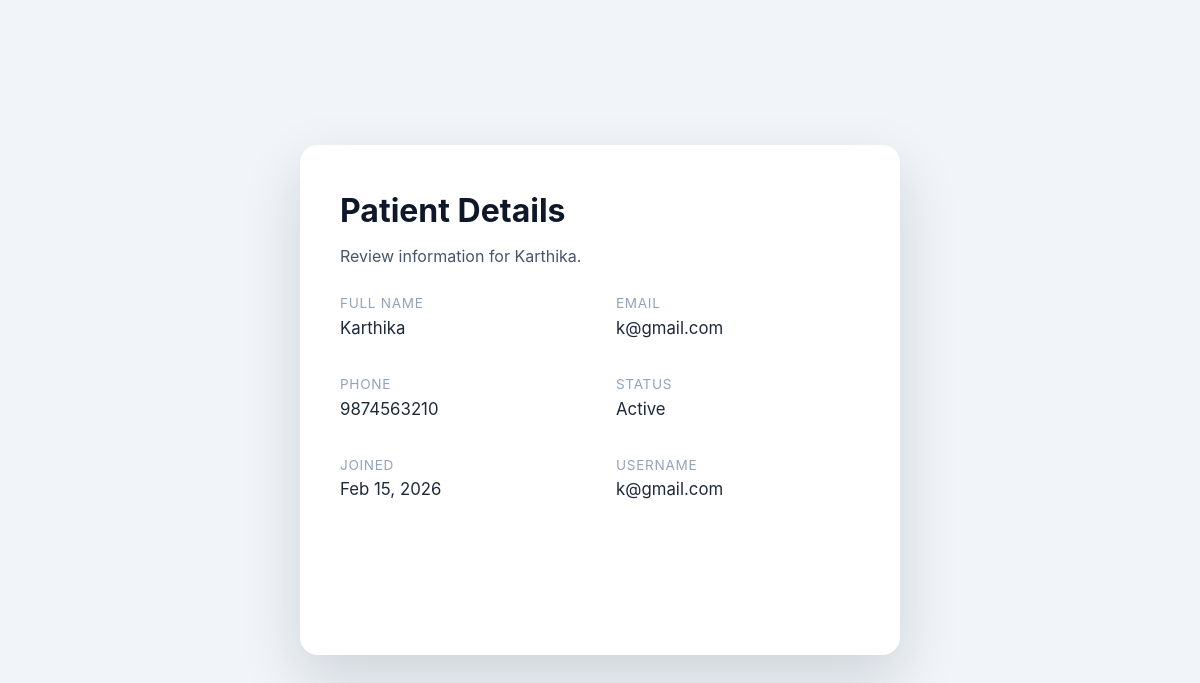
Page /dashboard/admin/patients/12/view/ (signed in) on the committed database.
### feetal_app/models.py (models this page shows, shortened)
class Patient(models.Model):
    user = models.OneToOneField(User, on_delete=models.CASCADE, related_name='patient_profile')
    phone = models.CharField(max_length=20)
    created_at = models.DateTimeField(auto_now_add=True)
    updated_at = models.DateTimeField(auto_now=True)
    class Meta:
        verbose_name = "Patient"
        verbose_name_plural = "Patients"

### feetal_app/views.py (the view)
# urls.py: path('dashboard/admin/patients/<int:patient_id>/view/', views.admin_patient_view, name='admin_patient_view'),
@login_required
def admin_patient_view(request, patient_id):
    if not (request.user.is_superuser or hasattr(request.user, 'doctor_profile')):
        messages.error(
            request, "Only the designated admin or doctors can view patients."
        )
        return redirect("feetal_app:index")
    patient = Patient.objects.select_related("user").filter(pk=patient_id).first()
    if not patient:
        messages.error(request, "Patient not found.")
        return redirect("feetal_app:dashboard_admin")
    return render(
        request, "dashboard/admin_patient_view.html", {"patient": patient}
    )

### feetal_app/templates/dashboard/admin_patient_view.html (shortened to what this page needs)
<!DOCTYPE html>
{% load static %}
<html lang="en">
<head>
    <link rel="stylesheet" href="{% static 'css/style.css' %}">
</head>
<body>
    <div class="detail-card">
        <h1>Patient Details</h1>
        <p>Review information for {{ patient.user.get_full_name|default:patient.user.username }}.</p>
        <div class="detail-grid">
            <div>
                <div class="detail-label">Full Name</div>
                <div class="detail-value">{{ patient.user.get_full_name|default:'—' }}</div>
            </div>
            <div>
                <div class="detail-label">Email</div>
                <div class="detail-value">{{ patient.user.email|default:'—' }}</div>
            </div>
            <div>
                <div class="detail-label">Phone</div>
                <div class="detail-value">{{ patient.phone|default:'—' }}</div>
            </div>
            <div>
                <div class="detail-label">Status</div>
                <div class="detail-value">{{ patient.user.is_active|yesno:"Active,Inactive" }}</div>
            </div>
            <div>
                <div class="detail-label">Joined</div>
                <div class="detail-value">{{ patient.created_at|date:"M d, Y" }}</div>
            </div>
            <div>
                <div class="detail-label">Username</div>
                <div class="detail-value">{{ patient.user.username }}</div>
            </div>
        </div>
        <div class="card-actions">
            {% if user.is_superuser %}
            <a class="btn btn-secondary" href="{% url 'feetal_app:dashboard_admin' %}">Back to dashboard</a>
            {% elif request.user.doctor_profile %}
            <a class="btn btn-secondary" href="{% url 'feetal_app:dashboard_doctor' %}">Back to dashboard</a>
            {% else %}
            <a class="btn btn-secondary" href="{% url 'feetal_app:index' %}">Back Home</a>
            {% endif %}
        </div>
    </div>
</body>
</html>

### feetal_app/static/css/style.css (style rules this page uses)
* { margin: 0; padding: 0; box-sizing: border-box; }
body { font-family: 'Inter', sans-serif; line-height: 1.6; color: #333; overflow-x: hidden; }
.btn, .btn-primary, .btn-secondary { padding: 16px 32px; border: none; border-radius: 50px; font-weight: 600; cursor: pointer; transition: all 0.4s ease; font-size: 1.1rem; text-decoration: none; display: inline-flex; align-items: center; gap: 0.75rem; text-align: center; position: relative; overflow: hidden; }
.btn-secondary { background: rgba(255, 255, 255, 0.1); color: white; border: 2px solid rgba(255, 255, 255, 0.3); backdrop-filter: blur(10px); }
html { scroll-behavior: smooth; }

### feetal_app/templates/dashboard/admin_patient_view.html (style rules this page uses)
body { font-family: 'Inter', sans-serif; background: #f1f5f9; min-height: 100vh; display: flex; align-items: center; justify-content: center; padding: 2rem; }
.detail-card { background: white; width: 100%; max-width: 600px; border-radius: 18px; padding: 2.5rem; box-shadow: 0 25px 60px rgba(15, 23, 42, 0.15); }
.detail-card h1 { margin-bottom: 0.5rem; color: #0f172a; }
.detail-card p { color: #475569; margin-bottom: 1.5rem; }
.detail-grid { display: grid; grid-template-columns: 1fr 1fr; gap: 1rem 2rem; }
.detail-label { font-size: 0.85rem; text-transform: uppercase; color: #94a3b8; letter-spacing: 0.05em; }
.detail-value { font-size: 1.05rem; color: #1e293b; margin-bottom: 1rem; }
.card-actions { margin-top: 2rem; display: flex; justify-content: flex-end; }

### rows in the picture
Patient: user.get_full_name "Karthika", user.email "k@gmail.com", phone "9874563210", user.is_active "Active", created_at "Feb 15, 2026", user.username "k@gmail.com"
